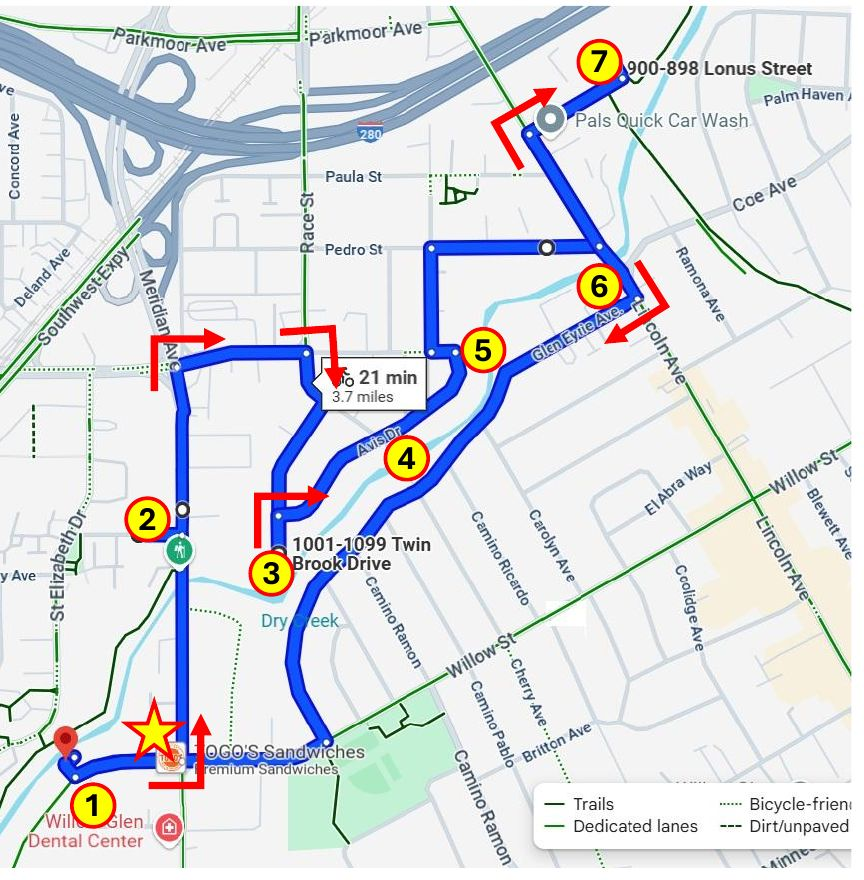
#> input picture img/schematics/ames-gap.jpg, 864 x 880 px
$ python -i make_figure.py   (imports and definitions only)
#> lines starting #> are read from the running program, lines starting #| are printed output that depends on the picture; after the words box and inside, x2 and y2 are one past the last pixel; in counts of white or black regions, pixels touching at a corner belong together
#!/usr/bin/env python3
"""Cut a plan sheet / map out of a PDF page into img/schematics/<key>.jpg (+ _thumb.jpg).

    python3 scripts/make_figure.py SOURCE.pdf PAGE KEY [--dpi 120] [--crop x0 y0 x1 y1]

--crop takes fractions of the page (0–1), e.g. --crop 0.02 0.05 0.98 0.41 for the top
third. Without --crop the page is trimmed to its non-white content. Needs pdftoppm
(poppler) and Pillow. Then add an entry to SCHEMATICS (and SCH_GROUPS) in data/geo.js.
"""
import argparse, os, subprocess, sys, tempfile
from PIL import Image, ImageChops

OUT = os.path.join(os.path.dirname(os.path.abspath(__file__)), "..", "img", "schematics")

def trim(im, pad=12):
    d = ImageChops.difference(im, Image.new("RGB", im.size, (255, 255, 255))).convert("L").point(lambda v: 255 if v > 30 else 0)
    bb = d.getbbox() or (0, 0, im.width, im.height)
    return im.crop((max(0, bb[0] - pad), max(0, bb[1] - pad), min(im.width, bb[2] + pad), min(im.height, bb[3] + pad)))

def main():
    ap = argparse.ArgumentParser()
    ap.add_argument("pdf"); ap.add_argument("page", type=int); ap.add_argument("key")
    ap.add_argument("--dpi", type=int, default=120); ap.add_argument("--crop", type=float, nargs=4)
    a = ap.parse_args()
    with tempfile.TemporaryDirectory() as t:
        subprocess.run(["pdftoppm", "-f", str(a.page), "-l", str(a.page), "-r", str(a.dpi), "-png", a.pdf, f"{t}/p"], check=True)
        im = Image.open(os.path.join(t, sorted(os.listdir(t))[0])).convert("RGB")
    if a.crop:
        x0, y0, x1, y1 = a.crop
        im = im.crop((int(x0 * im.width), int(y0 * im.height), int(x1 * im.width), int(y1 * im.height)))
    im = trim(im)
    os.makedirs(OUT, exist_ok=True)
    full = im.copy(); full.thumbnail((1800, 1800)); full.save(f"{OUT}/{a.key}.jpg", quality=80, optimize=True, progressive=True)
    th = im.copy(); th.thumbnail((560, 560)); th.save(f"{OUT}/{a.key}_thumb.jpg", quality=76, optimize=True)
    print(f"wrote img/schematics/{a.key}.jpg {full.size} and _thumb.jpg")

# [2 lines not run here, left out]

>>> from PIL import Image
>>> picture = Image.open('../img/schematics/ames-gap.jpg')
#> picture is the input picture: PIL image 864x880 RGB; mean R, G, B 218.8, 221.7, 225.3
>>> result = trim(picture)
#> in trim, `d = ImageChops.difference(im, Image.new("RGB", im.size, (255, 255, 255..`:
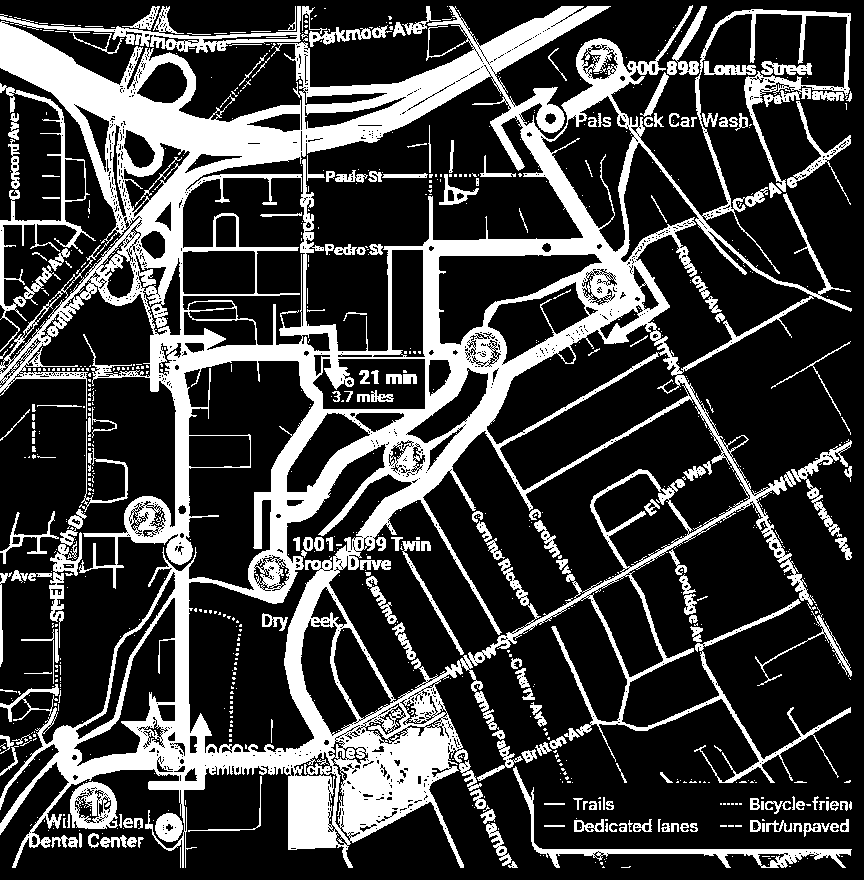
#> d: PIL image 864x880 L; 24.7% white; 847 white regions (634 under 20 px), largest, box (x1, y1, x2, y2) and area: (0, 5, 852, 868) 150424, (0, 83, 96, 352) 2800, (513, 766, 852, 868) 2655
#> in trim, `bb = d.getbbox() or (0, 0, im.width, im.height)`: bb = (0, 5, 852, 868)
